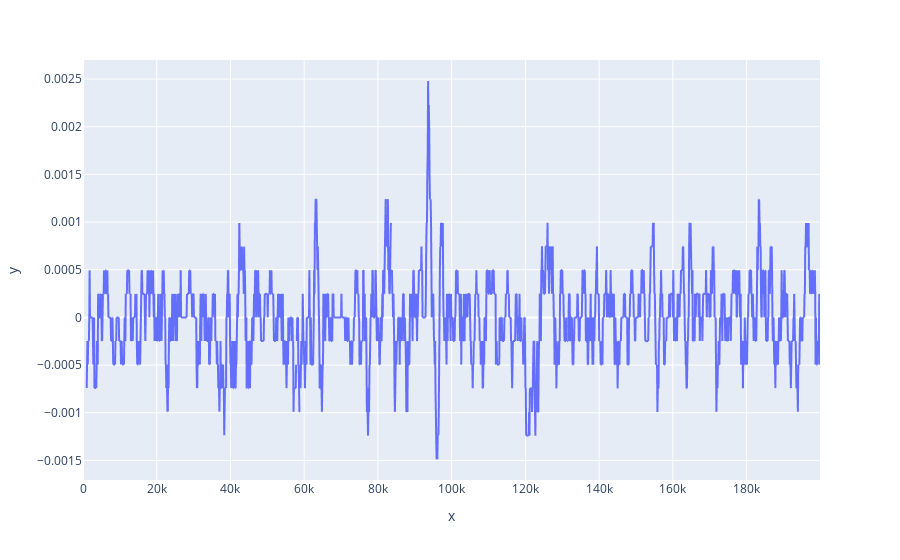

Source (notebook cell):
### Code cell
px.line(x=kelp_data['timestamp'], y=kelp_returns['past_pct_change_10'])

### Figure 1 — Plotly figure (JSON) as saved in the notebook; plotly's stock layout.template omitted (floating-point values rounded to 4 significant figures; data arrays with more than 128 entries replaced by an {"elided": "..."} marker saying what was removed)
{"data": [{"hovertemplate": "x=%{x}<br>y=%{y}<extra></extra>", "legendgroup": "", "line": {"color": "#636efa", "dash": "solid"}, "marker": {"symbol": "circle"}, "mode": "lines", "name": "", "showlegend": false, "type": "scattergl", "x": {"elided": "2000 int values"}, "xaxis": "x", "y": {"elided": "2000 float values"}, "yaxis": "y"}], "layout": {"legend": {"tracegroupgap": 0}, "margin": {"t": 60}, "xaxis": {"anchor": "y", "domain": [0, 1], "title": {"text": "x"}}, "yaxis": {"anchor": "x", "domain": [0, 1], "title": {"text": "y"}}}}
